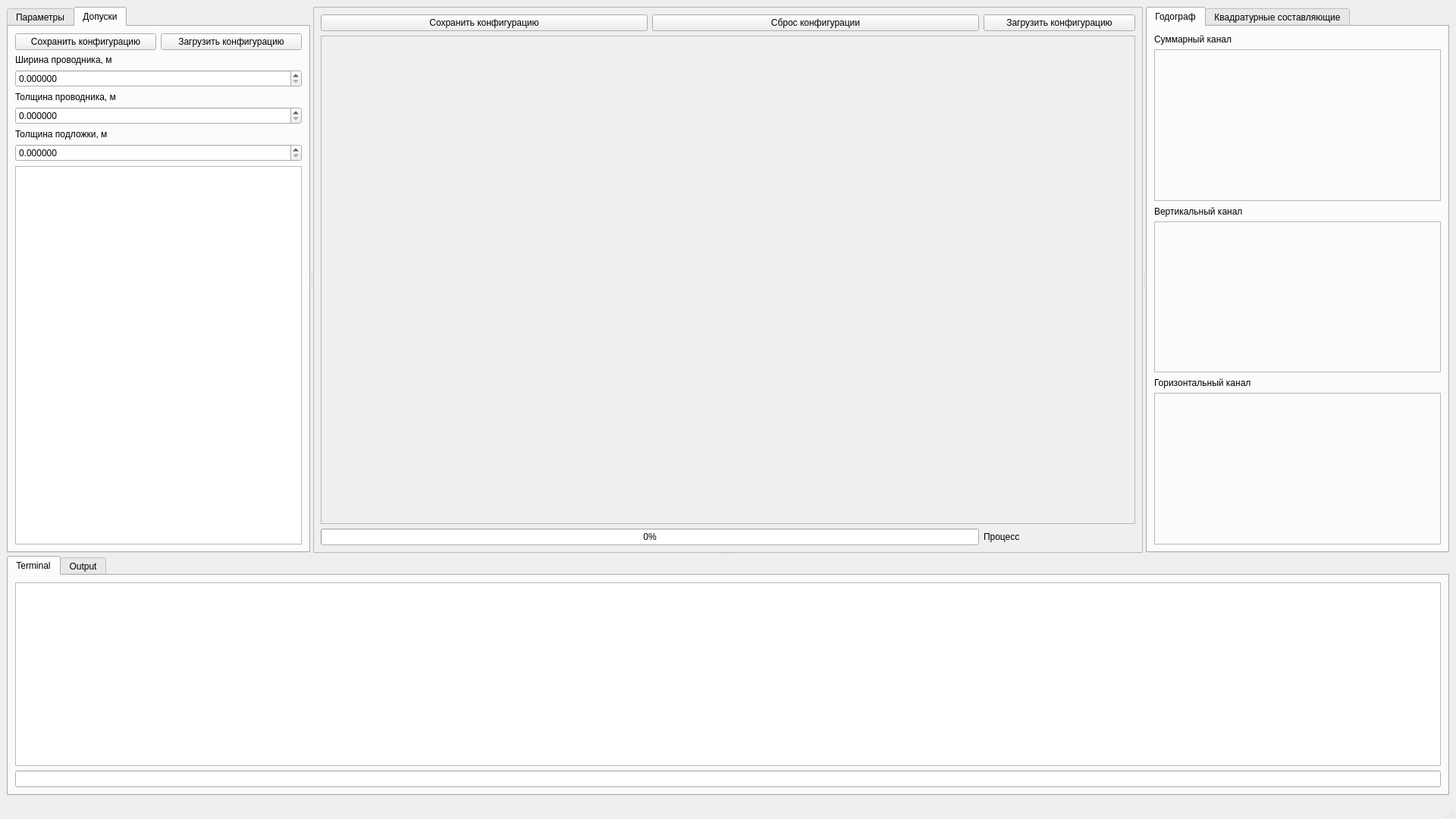
<?xml version="1.0" encoding="UTF-8"?>
<ui version="4.0">
 <class>MainWindow</class>
 <widget class="QMainWindow" name="MainWindow">
  <property name="geometry">
   <rect>
    <x>0</x>
    <y>0</y>
    <width>1920</width>
    <height>1080</height>
   </rect>
  </property>
  <property name="minimumSize">
   <size>
    <width>1920</width>
    <height>1080</height>
   </size>
  </property>
  <property name="maximumSize">
   <size>
    <width>2560</width>
    <height>1440</height>
   </size>
  </property>
  <property name="cursor">
   <cursorShape>ArrowCursor</cursorShape>
  </property>
  <property name="windowTitle">
   <string>MainWindow</string>
  </property>
  <widget class="QWidget" name="main_widget">
   <layout class="QGridLayout" name="gridLayout">
    <item row="0" column="1">
     <widget class="QSplitter" name="splitter_2">
      <property name="orientation">
       <enum>Qt::Orientation::Vertical</enum>
      </property>
      <widget class="QSplitter" name="splitter">
       <property name="enabled">
        <bool>true</bool>
       </property>
       <property name="minimumSize">
        <size>
         <width>0</width>
         <height>200</height>
        </size>
       </property>
       <property name="baseSize">
        <size>
         <width>0</width>
         <height>0</height>
        </size>
       </property>
       <property name="orientation">
        <enum>Qt::Orientation::Horizontal</enum>
       </property>
       <widget class="QTabWidget" name="parameters_line_tab_widget">
        <property name="minimumSize">
         <size>
          <width>200</width>
          <height>0</height>
         </size>
        </property>
        <property name="maximumSize">
         <size>
          <width>400</width>
          <height>16777215</height>
         </size>
        </property>
        <property name="currentIndex">
         <number>1</number>
        </property>
        <property name="tabsClosable">
         <bool>false</bool>
        </property>
        <widget class="QWidget" name="parameters_tab">
         <attribute name="title">
          <string>Параметры</string>
         </attribute>
         <layout class="QGridLayout" name="gridLayout_2">
          <item row="3" column="0" colspan="2">
           <widget class="QLabel" name="thickness_conductor_double_label">
            <property name="text">
             <string>Толщина проводника, м</string>
            </property>
           </widget>
          </item>
          <item row="9" column="0" colspan="2">
           <widget class="QLabel" name="tangence_ougla_electric_loss_double_label">
            <property name="text">
             <string>Тангенс угла потерь</string>
            </property>
           </widget>
          </item>
          <item row="10" column="0" colspan="2">
           <widget class="QDoubleSpinBox" name="tangence_ougla_electric_loss_double_spin_box">
            <property name="decimals">
             <number>6</number>
            </property>
            <property name="singleStep">
             <double>0.000001000000000</double>
            </property>
           </widget>
          </item>
          <item row="0" column="0">
           <widget class="QPushButton" name="saving_reconfiguration_push_button">
            <property name="text">
             <string>Сохранить конфигурацию</string>
            </property>
           </widget>
          </item>
          <item row="15" column="0" colspan="2">
           <widget class="QTextBrowser" name="output_parameters_text_browser"/>
          </item>
          <item row="11" column="0" colspan="2">
           <widget class="QLabel" name="conductive_conductor_double_label">
            <property name="text">
             <string>Проводимость проводника, Ом*м</string>
            </property>
           </widget>
          </item>
          <item row="0" column="1">
           <widget class="QPushButton" name="booting_configuration_push_utton">
            <property name="text">
             <string>Загрузить конфигурацию</string>
            </property>
           </widget>
          </item>
          <item row="4" column="0" colspan="2">
           <widget class="QDoubleSpinBox" name="thickness_conductor_double_spin_box">
            <property name="decimals">
             <number>6</number>
            </property>
            <property name="singleStep">
             <double>0.000001000000000</double>
            </property>
           </widget>
          </item>
          <item row="8" column="0" colspan="2">
           <widget class="QDoubleSpinBox" name="dielectric_permittion_substrate_double_spin_box">
            <property name="decimals">
             <number>6</number>
            </property>
            <property name="singleStep">
             <double>0.000001000000000</double>
            </property>
           </widget>
          </item>
          <item row="6" column="0" colspan="2">
           <widget class="QDoubleSpinBox" name="thickness_substrate_double_spin_box">
            <property name="decimals">
             <number>6</number>
            </property>
            <property name="singleStep">
             <double>0.000001000000000</double>
            </property>
           </widget>
          </item>
          <item row="7" column="0" colspan="2">
           <widget class="QLabel" name="dielectric_permittion_substrate_double_label">
            <property name="text">
             <string>Диэлектрическая проницаемость подложки</string>
            </property>
           </widget>
          </item>
          <item row="12" column="0" colspan="2">
           <widget class="QDoubleSpinBox" name="conductive_conductor_double_spin_box">
            <property name="decimals">
             <number>6</number>
            </property>
            <property name="singleStep">
             <double>0.000001000000000</double>
            </property>
           </widget>
          </item>
          <item row="13" column="0" colspan="2">
           <widget class="QLabel" name="field_strength_conductor_breakdown_double_label">
            <property name="text">
             <string>Напряжённость поля пробоя проводника, МВ/м</string>
            </property>
           </widget>
          </item>
          <item row="14" column="0" colspan="2">
           <widget class="QDoubleSpinBox" name="field_strength_conductor_breakdown_double_spin_box">
            <property name="decimals">
             <number>6</number>
            </property>
            <property name="singleStep">
             <double>0.000001000000000</double>
            </property>
           </widget>
          </item>
          <item row="2" column="0" colspan="2">
           <widget class="QDoubleSpinBox" name="width_conductor_double_spin_box">
            <property name="decimals">
             <number>6</number>
            </property>
            <property name="singleStep">
             <double>0.000001000000000</double>
            </property>
           </widget>
          </item>
          <item row="5" column="0" colspan="2">
           <widget class="QLabel" name="thickness_substrate_double_label">
            <property name="text">
             <string>Толщина подложки, м</string>
            </property>
           </widget>
          </item>
          <item row="1" column="0" colspan="2">
           <widget class="QLabel" name="width_conductor_double_label">
            <property name="text">
             <string>Ширина проводника, м</string>
            </property>
           </widget>
          </item>
         </layout>
        </widget>
        <widget class="QWidget" name="tolerance_tab">
         <attribute name="title">
          <string>Допуски</string>
         </attribute>
         <layout class="QGridLayout" name="gridLayout_5">
          <item row="0" column="0">
           <widget class="QPushButton" name="saving_reconfiguration_push_button_2">
            <property name="text">
             <string>Сохранить конфигурацию</string>
            </property>
           </widget>
          </item>
          <item row="0" column="1">
           <widget class="QPushButton" name="booting_configuration_push_utton_2">
            <property name="text">
             <string>Загрузить конфигурацию</string>
            </property>
           </widget>
          </item>
          <item row="1" column="0" colspan="2">
           <widget class="QLabel" name="width_conductor_double_label_2">
            <property name="text">
             <string>Ширина проводника, м</string>
            </property>
           </widget>
          </item>
          <item row="2" column="0" colspan="2">
           <widget class="QDoubleSpinBox" name="width_conductor_double_spin_box_2">
            <property name="decimals">
             <number>6</number>
            </property>
            <property name="singleStep">
             <double>0.000001000000000</double>
            </property>
           </widget>
          </item>
          <item row="3" column="0" colspan="2">
           <widget class="QLabel" name="thickness_conductor_double_label_2">
            <property name="text">
             <string>Толщина проводника, м</string>
            </property>
           </widget>
          </item>
          <item row="4" column="0" colspan="2">
           <widget class="QDoubleSpinBox" name="thickness_conductor_double_spin_box_2">
            <property name="decimals">
             <number>6</number>
            </property>
            <property name="singleStep">
             <double>0.000001000000000</double>
            </property>
           </widget>
          </item>
          <item row="5" column="0" colspan="2">
           <widget class="QLabel" name="thickness_substrate_double_label_2">
            <property name="text">
             <string>Толщина подложки, м</string>
            </property>
           </widget>
          </item>
          <item row="6" column="0" colspan="2">
           <widget class="QDoubleSpinBox" name="thickness_substrate_double_spin_box_2">
            <property name="decimals">
             <number>6</number>
            </property>
            <property name="singleStep">
             <double>0.000001000000000</double>
            </property>
           </widget>
          </item>
          <item row="7" column="0" colspan="2">
           <widget class="QTextBrowser" name="output_parameters_text_browser_2"/>
          </item>
         </layout>
        </widget>
       </widget>
       <widget class="QFrame" name="workspace_frame">
        <property name="minimumSize">
         <size>
          <width>200</width>
          <height>0</height>
         </size>
        </property>
        <property name="frameShape">
         <enum>QFrame::Shape::StyledPanel</enum>
        </property>
        <property name="frameShadow">
         <enum>QFrame::Shadow::Raised</enum>
        </property>
        <layout class="QGridLayout" name="gridLayout_7">
         <item row="0" column="1">
          <widget class="QPushButton" name="reset_configuration_push_button">
           <property name="text">
            <string>Сброс конфигурации</string>
           </property>
          </widget>
         </item>
         <item row="0" column="0">
          <widget class="QPushButton" name="saving_reconfiguration_push_button_3">
           <property name="text">
            <string>Сохранить конфигурацию</string>
           </property>
          </widget>
         </item>
         <item row="0" column="2">
          <widget class="QPushButton" name="booting_configuration_push_utton_3">
           <property name="text">
            <string>Загрузить конфигурацию</string>
           </property>
          </widget>
         </item>
         <item row="1" column="0" colspan="3">
          <widget class="QFrame" name="frame">
           <property name="frameShape">
            <enum>QFrame::Shape::StyledPanel</enum>
           </property>
           <property name="frameShadow">
            <enum>QFrame::Shadow::Raised</enum>
           </property>
           <layout class="QGridLayout" name="gridLayout_8"/>
          </widget>
         </item>
         <item row="2" column="0" colspan="2">
          <widget class="QProgressBar" name="process_progress_bar">
           <property name="value">
            <number>0</number>
           </property>
          </widget>
         </item>
         <item row="2" column="2">
          <widget class="QLabel" name="process_label">
           <property name="maximumSize">
            <size>
             <width>200</width>
             <height>16777215</height>
            </size>
           </property>
           <property name="text">
            <string>Процесс</string>
           </property>
          </widget>
         </item>
        </layout>
       </widget>
       <widget class="QTabWidget" name="hodographs_tab_widget">
        <property name="minimumSize">
         <size>
          <width>200</width>
          <height>0</height>
         </size>
        </property>
        <property name="maximumSize">
         <size>
          <width>400</width>
          <height>16777215</height>
         </size>
        </property>
        <property name="currentIndex">
         <number>0</number>
        </property>
        <widget class="QWidget" name="hodograph_tab">
         <attribute name="title">
          <string>Годограф</string>
         </attribute>
         <layout class="QGridLayout" name="gridLayout_6">
          <item row="0" column="0">
           <layout class="QVBoxLayout" name="total_channel_vertical_layout">
            <item>
             <widget class="QLabel" name="total_channel_label">
              <property name="maximumSize">
               <size>
                <width>16777215</width>
                <height>15</height>
               </size>
              </property>
              <property name="text">
               <string>Суммарный канал</string>
              </property>
             </widget>
            </item>
            <item>
             <widget class="QFrame" name="total_channel_frame">
              <property name="frameShape">
               <enum>QFrame::Shape::StyledPanel</enum>
              </property>
              <property name="frameShadow">
               <enum>QFrame::Shadow::Raised</enum>
              </property>
             </widget>
            </item>
           </layout>
          </item>
          <item row="1" column="0">
           <layout class="QVBoxLayout" name="verticy_channel_vertical_layout">
            <item>
             <widget class="QLabel" name="verticy_channel_label">
              <property name="maximumSize">
               <size>
                <width>16777215</width>
                <height>15</height>
               </size>
              </property>
              <property name="text">
               <string>Вертикальный канал</string>
              </property>
             </widget>
            </item>
            <item>
             <widget class="QFrame" name="verticy_channel_frame">
              <property name="frameShape">
               <enum>QFrame::Shape::StyledPanel</enum>
              </property>
              <property name="frameShadow">
               <enum>QFrame::Shadow::Raised</enum>
              </property>
             </widget>
            </item>
           </layout>
          </item>
          <item row="2" column="0">
           <layout class="QVBoxLayout" name="horizontal_channel_vertical_layout">
            <item>
             <widget class="QLabel" name="horizontal_channel_label">
              <property name="maximumSize">
               <size>
                <width>16777215</width>
                <height>15</height>
               </size>
              </property>
              <property name="text">
               <string>Горизонтальный канал</string>
              </property>
             </widget>
            </item>
            <item>
             <widget class="QFrame" name="horizontal_channel_frame">
              <property name="frameShape">
               <enum>QFrame::Shape::StyledPanel</enum>
              </property>
              <property name="frameShadow">
               <enum>QFrame::Shadow::Raised</enum>
              </property>
             </widget>
            </item>
           </layout>
          </item>
         </layout>
        </widget>
        <widget class="QWidget" name="quadrature_components_tab">
         <attribute name="title">
          <string>Квадратурные составляющие</string>
         </attribute>
         <layout class="QVBoxLayout" name="verticalLayout_3">
          <item>
           <layout class="QVBoxLayout" name="i_component_vertical_layout">
            <item>
             <widget class="QLabel" name="i_component_label">
              <property name="maximumSize">
               <size>
                <width>16777215</width>
                <height>15</height>
               </size>
              </property>
              <property name="text">
               <string>I (синфазная) составляющая</string>
              </property>
             </widget>
            </item>
            <item>
             <widget class="QFrame" name="i_component_frame">
              <property name="frameShape">
               <enum>QFrame::Shape::StyledPanel</enum>
              </property>
              <property name="frameShadow">
               <enum>QFrame::Shadow::Raised</enum>
              </property>
             </widget>
            </item>
           </layout>
          </item>
          <item>
           <layout class="QVBoxLayout" name="q_component_vertical_layout">
            <item>
             <widget class="QLabel" name="q_component_label">
              <property name="maximumSize">
               <size>
                <width>16777215</width>
                <height>15</height>
               </size>
              </property>
              <property name="text">
               <string>Q (квадратурная) составляющая</string>
              </property>
             </widget>
            </item>
            <item>
             <widget class="QFrame" name="q_component_frame">
              <property name="frameShape">
               <enum>QFrame::Shape::StyledPanel</enum>
              </property>
              <property name="frameShadow">
               <enum>QFrame::Shadow::Raised</enum>
              </property>
             </widget>
            </item>
           </layout>
          </item>
          <item>
           <widget class="QRadioButton" name="total_channel_radio_button">
            <property name="text">
             <string>Суммарный канал</string>
            </property>
           </widget>
          </item>
          <item>
           <widget class="QRadioButton" name="verticy_channel_radio_button">
            <property name="text">
             <string>Вертикальный канал</string>
            </property>
           </widget>
          </item>
          <item>
           <widget class="QRadioButton" name="horizontal_channel_radio_button">
            <property name="text">
             <string>Горизонтальный канал</string>
            </property>
           </widget>
          </item>
         </layout>
        </widget>
       </widget>
      </widget>
      <widget class="QTabWidget" name="consol_tab_widget">
       <property name="minimumSize">
        <size>
         <width>0</width>
         <height>200</height>
        </size>
       </property>
       <property name="baseSize">
        <size>
         <width>0</width>
         <height>0</height>
        </size>
       </property>
       <property name="currentIndex">
        <number>0</number>
       </property>
       <widget class="QWidget" name="terminal_tab">
        <attribute name="title">
         <string>Terminal</string>
        </attribute>
        <layout class="QGridLayout" name="gridLayout_4">
         <item row="0" column="0">
          <widget class="QTextBrowser" name="terminal_text_browser"/>
         </item>
         <item row="1" column="0">
          <widget class="QLineEdit" name="input_line_edit"/>
         </item>
        </layout>
       </widget>
       <widget class="QWidget" name="output_tab">
        <attribute name="title">
         <string>Output</string>
        </attribute>
        <layout class="QGridLayout" name="gridLayout_3">
         <item row="0" column="0">
          <widget class="QTextBrowser" name="output_text_browser"/>
         </item>
        </layout>
       </widget>
      </widget>
     </widget>
    </item>
   </layout>
  </widget>
  <widget class="QMenuBar" name="menubar">
   <property name="geometry">
    <rect>
     <x>0</x>
     <y>0</y>
     <width>1920</width>
     <height>21</height>
    </rect>
   </property>
  </widget>
  <widget class="QStatusBar" name="statusbar"/>
 </widget>
 <resources/>
 <connections/>
</ui>
